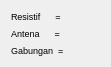
   <widget class="QWidget" name="layoutWidget_7">
    <property name="geometry">
     <rect>
      <x>600</x>
      <y>170</y>
      <width>111</width>
      <height>47</height>
     </rect>
    </property>
    <layout class="QGridLayout" name="gridLayout_11">
     <item row="0" column="0">
      <widget class="QLabel" name="label_27">
       <property name="font">
        <font>
         <pointsize>7</pointsize>
        </font>
       </property>
       <property name="text">
        <string>Resistif      =</string>
       </property>
      </widget>
     </item>
     <item row="0" column="1">
      <widget class="QLabel" name="rl_r">
       <property name="font">
        <font>
         <pointsize>7</pointsize>
        </font>
       </property>
       <property name="text">
        <string/>
       </property>
      </widget>
     </item>
     <item row="1" column="0">
      <widget class="QLabel" name="label_28">
       <property name="font">
        <font>
         <pointsize>7</pointsize>
        </font>
       </property>
       <property name="text">
        <string>Antena      =</string>
       </property>
      </widget>
     </item>
     <item row="1" column="1">
      <widget class="QLabel" name="rl_a">
       <property name="font">
        <font>
         <pointsize>7</pointsize>
        </font>
       </property>
       <property name="text">
        <string/>
       </property>
      </widget>
     </item>
     <item row="2" column="0">
      <widget class="QLabel" name="label_29">
       <property name="font">
        <font>
         <pointsize>7</pointsize>
        </font>
       </property>
       <property name="text">
        <string>Gabungan  =</string>
       </property>
      </widget>
     </item>
     <item row="2" column="1">
      <widget class="QLabel" name="rl_g">
       <property name="font">
        <font>
         <pointsize>7</pointsize>
        </font>
       </property>
       <property name="text">
        <string/>
       </property>
      </widget>
     </item>
    </layout>
   </widget>
